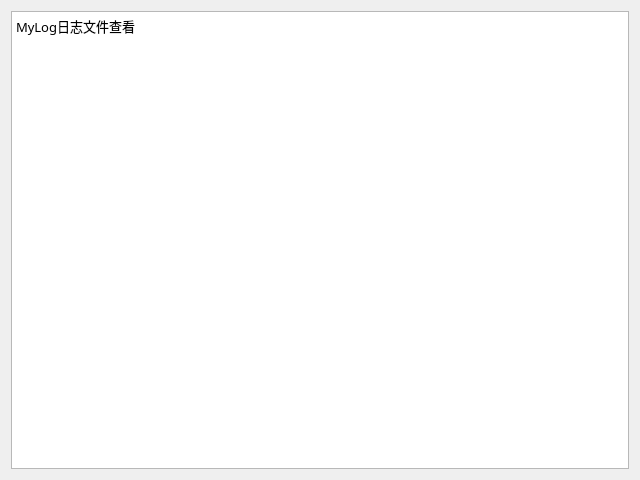
<?xml version="1.0" encoding="UTF-8"?>
<ui version="4.0">
 <class>myLog</class>
 <widget class="QWidget" name="myLog">
  <property name="geometry">
   <rect>
    <x>0</x>
    <y>0</y>
    <width>640</width>
    <height>480</height>
   </rect>
  </property>
  <property name="windowTitle">
   <string>Form</string>
  </property>
  <layout class="QVBoxLayout" name="verticalLayout">
   <item>
    <widget class="QTextEdit" name="te_Logshow">
     <property name="font">
      <font>
       <family>宋体</family>
       <pointsize>10</pointsize>
      </font>
     </property>
     <property name="html">
      <string>&lt;!DOCTYPE HTML PUBLIC &quot;-//W3C//DTD HTML 4.0//EN&quot; &quot;http://www.w3.org/TR/REC-html40/strict.dtd&quot;&gt;
&lt;html&gt;&lt;head&gt;&lt;meta name=&quot;qrichtext&quot; content=&quot;1&quot; /&gt;&lt;style type=&quot;text/css&quot;&gt;
p, li { white-space: pre-wrap; }
&lt;/style&gt;&lt;/head&gt;&lt;body style=&quot; font-family:'宋体'; font-size:10pt; font-weight:400; font-style:normal;&quot;&gt;
&lt;p style=&quot; margin-top:0px; margin-bottom:0px; margin-left:0px; margin-right:0px; -qt-block-indent:0; text-indent:0px;&quot;&gt;MyLog日志文件查看&lt;/p&gt;&lt;/body&gt;&lt;/html&gt;</string>
     </property>
    </widget>
   </item>
  </layout>
 </widget>
 <resources/>
 <connections/>
</ui>
